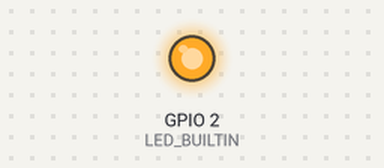
A sketch run on a simulated ESP32. On the bench: output pins drawn as LEDs (lit = HIGH). What the sketch prints to the serial monitor is not drawn.

Above: at 1.8 s.
At 4.8 s:
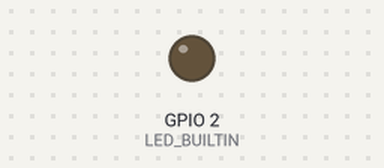
Timing chart, 0 to 8.1 s (numbered marks = the images above):
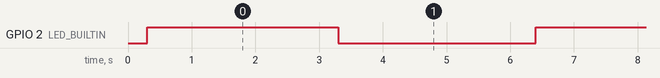

The sketch:

sensor_co2.ino
```cpp
// Minimal CO2 sensor reading example

HardwareSerial co2Serial(1);

#define RX_PIN 17
#define TX_PIN 16

void setup() {
    delay(200);
    pinMode(LED_BUILTIN, OUTPUT);
    Serial.begin(115200);
    co2Serial.begin(9600, SERIAL_8N1, RX_PIN, TX_PIN);
    Serial.println("READY FOR TAKEOFF!");
}

void loop() {
    int co2ppm = readCO2();
    Serial.println(co2ppm);
    digitalWrite(LED_BUILTIN, HIGH);
    delay(3000);
    digitalWrite(LED_BUILTIN, LOW);
    delay(3000);
}

int readCO2() {
  byte cmd[9] = {0xFF, 0x01, 0x86, 0, 0, 0, 0, 0, 0x79};
  byte response[9];

  // Clear buffer
  while (co2Serial.available()) co2Serial.read();

  // Send command
  co2Serial.write(cmd, 9);

  delay(100);

  if (co2Serial.available() >= 9) {
    co2Serial.readBytes(response, 9);

    // Validate response
    if (response[0] == 0xFF && response[1] == 0x86) {
      int ppm = (response[2] << 8) | response[3];
      return ppm;
    }
  }

  return -1; // error
}
```

Measured:
- by itself, GPIO 2 (LED_BUILTIN): alternates HIGH for 3.0 s and LOW for 3.1 s
